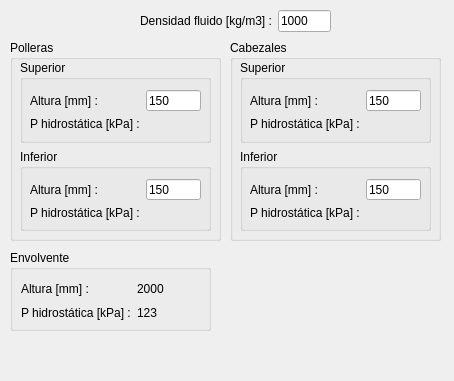
<?xml version="1.0" encoding="UTF-8"?>
<ui version="4.0">
 <class>Dialog</class>
 <widget class="QDialog" name="Dialog">
  <property name="geometry">
   <rect>
    <x>0</x>
    <y>0</y>
    <width>454</width>
    <height>381</height>
   </rect>
  </property>
  <property name="windowTitle">
   <string>Tabla de presiones hidrostáticas</string>
  </property>
  <widget class="QGroupBox" name="groupBox">
   <property name="geometry">
    <rect>
     <x>10</x>
     <y>40</y>
     <width>211</width>
     <height>201</height>
    </rect>
   </property>
   <property name="title">
    <string>Polleras</string>
   </property>
   <widget class="QWidget" name="">
    <property name="geometry">
     <rect>
      <x>10</x>
      <y>20</y>
      <width>191</width>
      <height>171</height>
     </rect>
    </property>
    <layout class="QVBoxLayout" name="verticalLayout">
     <item>
      <widget class="QGroupBox" name="groupBox_2">
       <property name="title">
        <string>Superior</string>
       </property>
       <widget class="QWidget" name="">
        <property name="geometry">
         <rect>
          <x>10</x>
          <y>30</y>
          <width>171</width>
          <height>41</height>
         </rect>
        </property>
        <layout class="QGridLayout" name="gridLayout">
         <item row="0" column="0">
          <widget class="QLabel" name="label">
           <property name="text">
            <string>Altura [mm] :</string>
           </property>
          </widget>
         </item>
         <item row="0" column="1">
          <widget class="QLineEdit" name="le_altura_poll_sup">
           <property name="text">
            <string>150</string>
           </property>
          </widget>
         </item>
         <item row="1" column="0">
          <widget class="QLabel" name="label_3">
           <property name="text">
            <string>P hidrostática [kPa] :</string>
           </property>
          </widget>
         </item>
         <item row="1" column="1">
          <widget class="QLabel" name="l_valor_phidro_poll_sup">
           <property name="text">
            <string/>
           </property>
          </widget>
         </item>
        </layout>
       </widget>
      </widget>
     </item>
     <item>
      <widget class="QGroupBox" name="groupBox_3">
       <property name="title">
        <string>Inferior</string>
       </property>
       <widget class="QWidget" name="">
        <property name="geometry">
         <rect>
          <x>10</x>
          <y>30</y>
          <width>171</width>
          <height>41</height>
         </rect>
        </property>
        <layout class="QGridLayout" name="gridLayout_3">
         <item row="0" column="0">
          <widget class="QLabel" name="label_2">
           <property name="text">
            <string>Altura [mm] :</string>
           </property>
          </widget>
         </item>
         <item row="0" column="1">
          <widget class="QLineEdit" name="le_altura_poll_inf">
           <property name="text">
            <string>150</string>
           </property>
          </widget>
         </item>
         <item row="1" column="0">
          <widget class="QLabel" name="label_4">
           <property name="text">
            <string>P hidrostática [kPa] :</string>
           </property>
          </widget>
         </item>
         <item row="1" column="1">
          <widget class="QLabel" name="l_valor_phidro_poll_inf">
           <property name="text">
            <string/>
           </property>
          </widget>
         </item>
        </layout>
       </widget>
      </widget>
     </item>
    </layout>
   </widget>
  </widget>
  <widget class="QGroupBox" name="groupBox_4">
   <property name="geometry">
    <rect>
     <x>230</x>
     <y>40</y>
     <width>211</width>
     <height>201</height>
    </rect>
   </property>
   <property name="title">
    <string>Cabezales</string>
   </property>
   <widget class="QWidget" name="">
    <property name="geometry">
     <rect>
      <x>10</x>
      <y>20</y>
      <width>191</width>
      <height>171</height>
     </rect>
    </property>
    <layout class="QVBoxLayout" name="verticalLayout_2">
     <item>
      <widget class="QGroupBox" name="groupBox_7">
       <property name="title">
        <string>Superior</string>
       </property>
       <widget class="QWidget" name="">
        <property name="geometry">
         <rect>
          <x>10</x>
          <y>30</y>
          <width>171</width>
          <height>41</height>
         </rect>
        </property>
        <layout class="QGridLayout" name="gridLayout_2">
         <item row="0" column="0">
          <widget class="QLabel" name="label_13">
           <property name="text">
            <string>Altura [mm] :</string>
           </property>
          </widget>
         </item>
         <item row="0" column="1">
          <widget class="QLineEdit" name="le_altura_cab_sup">
           <property name="text">
            <string>150</string>
           </property>
          </widget>
         </item>
         <item row="1" column="0">
          <widget class="QLabel" name="label_14">
           <property name="text">
            <string>P hidrostática [kPa] :</string>
           </property>
          </widget>
         </item>
         <item row="1" column="1">
          <widget class="QLabel" name="l_valor_phidro_cab_sup">
           <property name="text">
            <string/>
           </property>
          </widget>
         </item>
        </layout>
       </widget>
      </widget>
     </item>
     <item>
      <widget class="QGroupBox" name="groupBox_8">
       <property name="title">
        <string>Inferior</string>
       </property>
       <widget class="QWidget" name="">
        <property name="geometry">
         <rect>
          <x>10</x>
          <y>30</y>
          <width>171</width>
          <height>41</height>
         </rect>
        </property>
        <layout class="QGridLayout" name="gridLayout_4">
         <item row="0" column="0">
          <widget class="QLabel" name="label_16">
           <property name="text">
            <string>Altura [mm] :</string>
           </property>
          </widget>
         </item>
         <item row="0" column="1">
          <widget class="QLineEdit" name="le_altura_cab_inf">
           <property name="text">
            <string>150</string>
           </property>
          </widget>
         </item>
         <item row="1" column="0">
          <widget class="QLabel" name="label_17">
           <property name="text">
            <string>P hidrostática [kPa] :</string>
           </property>
          </widget>
         </item>
         <item row="1" column="1">
          <widget class="QLabel" name="l_valor_phidro_cab_inf">
           <property name="text">
            <string/>
           </property>
          </widget>
         </item>
        </layout>
       </widget>
      </widget>
     </item>
    </layout>
   </widget>
  </widget>
  <widget class="QGroupBox" name="groupBox_9">
   <property name="geometry">
    <rect>
     <x>10</x>
     <y>250</y>
     <width>201</width>
     <height>81</height>
    </rect>
   </property>
   <property name="title">
    <string>Envolvente</string>
   </property>
   <widget class="QWidget" name="">
    <property name="geometry">
     <rect>
      <x>11</x>
      <y>30</y>
      <width>181</width>
      <height>41</height>
     </rect>
    </property>
    <layout class="QGridLayout" name="gridLayout_5">
     <item row="0" column="0">
      <widget class="QLabel" name="label_25">
       <property name="text">
        <string>Altura [mm] :</string>
       </property>
      </widget>
     </item>
     <item row="0" column="1">
      <widget class="QLabel" name="l_altura_envolvente">
       <property name="text">
        <string>2000</string>
       </property>
      </widget>
     </item>
     <item row="1" column="0">
      <widget class="QLabel" name="label_27">
       <property name="text">
        <string>P hidrostática [kPa] :</string>
       </property>
      </widget>
     </item>
     <item row="1" column="1">
      <widget class="QLabel" name="l_valor_phidro_envolvente">
       <property name="text">
        <string>123</string>
       </property>
      </widget>
     </item>
    </layout>
   </widget>
  </widget>
  <widget class="QWidget" name="">
   <property name="geometry">
    <rect>
     <x>140</x>
     <y>10</y>
     <width>191</width>
     <height>22</height>
    </rect>
   </property>
   <layout class="QGridLayout" name="gridLayout_6">
    <item row="0" column="0">
     <widget class="QLabel" name="label_5">
      <property name="text">
       <string>Densidad fluido [kg/m3] :</string>
      </property>
     </widget>
    </item>
    <item row="0" column="1">
     <widget class="QLineEdit" name="le_densidad_fluido">
      <property name="text">
       <string>1000</string>
      </property>
     </widget>
    </item>
   </layout>
  </widget>
 </widget>
 <resources/>
 <connections/>
</ui>
